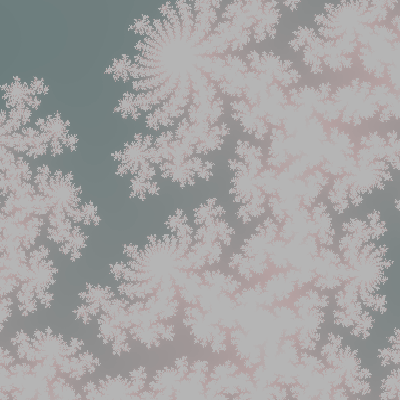
Frame 1 (no input)
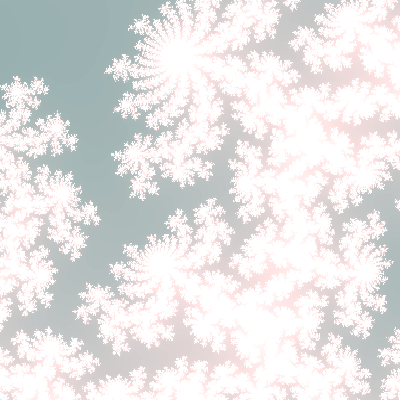
Frame 60 (the mouse pressed at the canvas centre just before this capture)
Frame 120 (the mouse held since frame 60 and released just before this capture): identical to frame 60, image omitted

The Processing sketch that drew these frames (run headless with seeded random() and noise(); from frame 60 on, the mouse is pressed at the canvas centre):

// Processing sketch: sketch_Mandelbro4_20220428
// ── sketch_Mandelbro4_20220428.pde
// setup
void setup(){
  size(400,400); //400x400画素の描画窓を作成
  colorMode(RGB); //RGB色空間にセット
  background(0); //背景は黒にセット
}

//draw
void draw(){
  float a = 0.08;//x-direction
  float b = 0.62;//y-direction
  float w = 0.00001;//xW
  
  int h = width / 2; 
  int n = 1024; //reptation
  int c; //color-set
  
  int i,j,l,cc;
  float x, y, zx, zy, u, v, mx;
  
  // acculate
  for(i=-h; i<=h; i++){
      u = (w * i / h) + a; // x-move
      for(j=-h; j<=h; j++){
        v = (w * j / h) + b; // y-move
        
        x = 0.0;
        y = 0.0;
        for(l=1; l<=n; l++){
          zx = x * x - y * y + u;
          zy = 2 * x * y + v;
          x = zx;
          y = zy;
          mx = x * x + y * y;
          if (mx >= 10.0){
            break; // mxが10以上になったら発散と判定
          }
        }
        
        //発散のスピードが速ければ カラー変数 cの値は小さくなる
        c = int (512 * l / n); 
        
        stroke(c * 2, c + 100 , c + 100 );
        point(200+i, 200-j);
      }
  }
}
